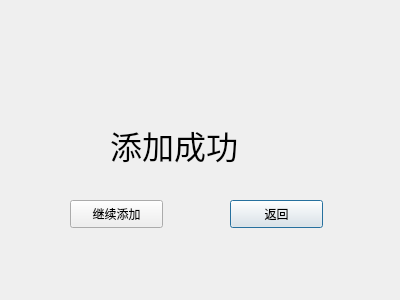
<?xml version="1.0" encoding="UTF-8"?>
<ui version="4.0">
 <class>add_book_succeed</class>
 <widget class="QDialog" name="add_book_succeed">
  <property name="geometry">
   <rect>
    <x>0</x>
    <y>0</y>
    <width>400</width>
    <height>300</height>
   </rect>
  </property>
  <property name="windowTitle">
   <string>Dialog</string>
  </property>
  <widget class="QLabel" name="label">
   <property name="geometry">
    <rect>
     <x>110</x>
     <y>120</y>
     <width>171</width>
     <height>51</height>
    </rect>
   </property>
   <property name="text">
    <string>&lt;html&gt;&lt;head/&gt;&lt;body&gt;&lt;p&gt;&lt;span style=&quot; font-size:24pt;&quot;&gt;添加成功&lt;/span&gt;&lt;/p&gt;&lt;/body&gt;&lt;/html&gt;</string>
   </property>
  </widget>
  <widget class="QPushButton" name="return_2">
   <property name="geometry">
    <rect>
     <x>230</x>
     <y>200</y>
     <width>93</width>
     <height>28</height>
    </rect>
   </property>
   <property name="text">
    <string>返回</string>
   </property>
  </widget>
  <widget class="QPushButton" name="continue_add">
   <property name="geometry">
    <rect>
     <x>70</x>
     <y>200</y>
     <width>93</width>
     <height>28</height>
    </rect>
   </property>
   <property name="text">
    <string>继续添加</string>
   </property>
  </widget>
 </widget>
 <resources/>
 <connections/>
</ui>
